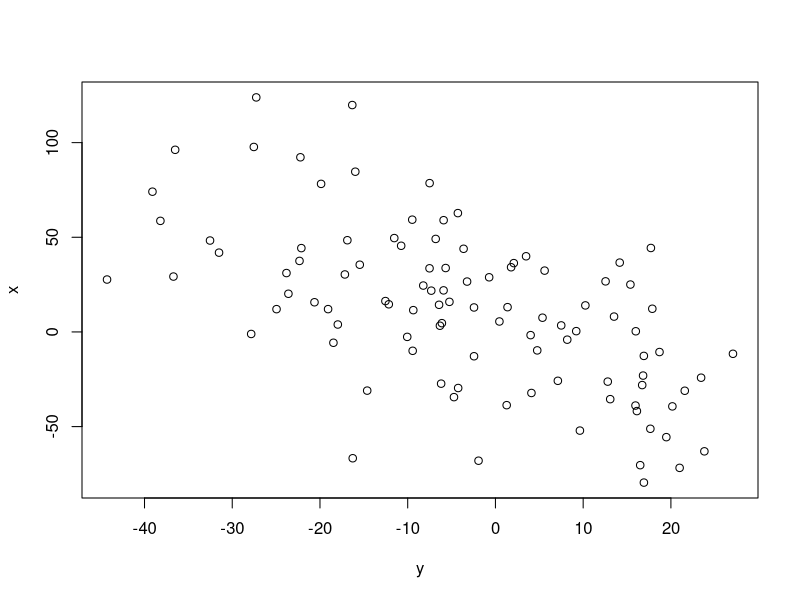
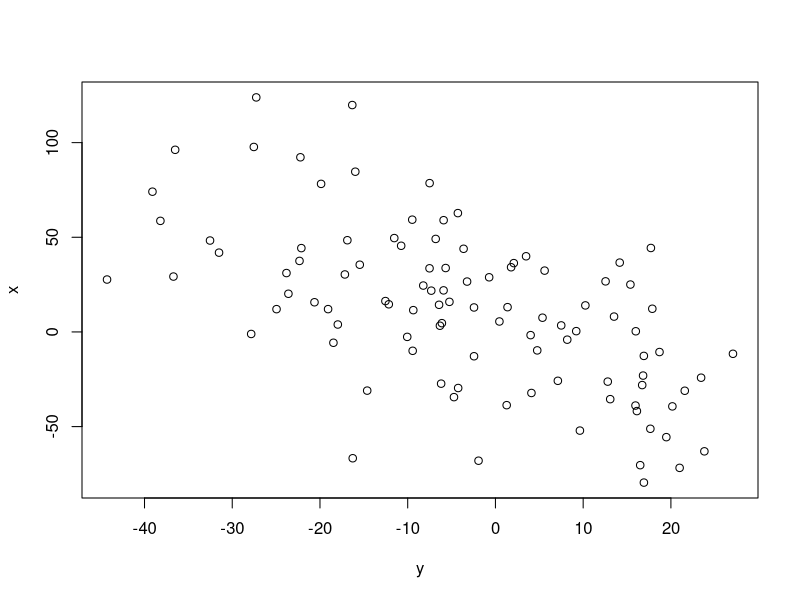

Here is the R script that generated these plots, in order:
setwd(dir = "C:/Users/bazof/Desktop/�����������/��1")

n = 100

e1 = rnorm(n, mean = 0, sd = 2)
e2 = rnorm(n, mean = 0, sd = 3)

x = 10+(11*e1)-(12*e2)
y = -3+(4*e1)+(5*e2) 

table1 = matrix(nrow = 2, ncol = 3)
rownames(table1) = c("x", "y")
colnames(table1) = c("mean", "var", 'sd')
table1[1,1] = mean(x)
table1[1,2] = var(x)
table1[1,3] = sd(x)
table1[2,1] = mean(y)
table1[2,2] = var(y)
table1[2,3] = sd(y)
table1
cor(x,y)

cor.test(x,y)

varx = var(x)*(n-1)/n
vary = var(y)*(n-1)/n
t.test((x-mean(x))*(y-mean(y))/(varx*vary)^(1/2) + 0.507, conf.level = 0.99)
rm(varx,vary)

m1 = lm(y ~ x)
summary(m1)
plot(x ~ y)

m2 = lm(y ~ x + I(x^2))
summary(m2)
plot(x ~ y) 
